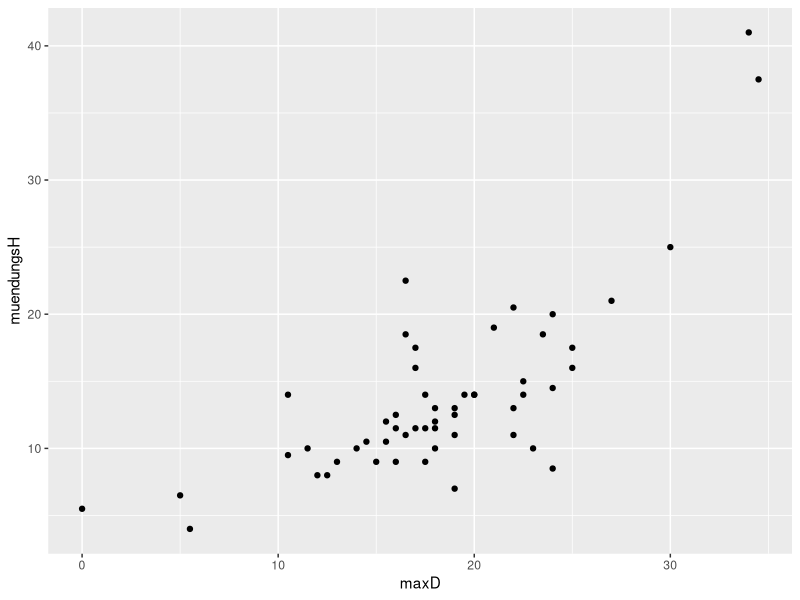
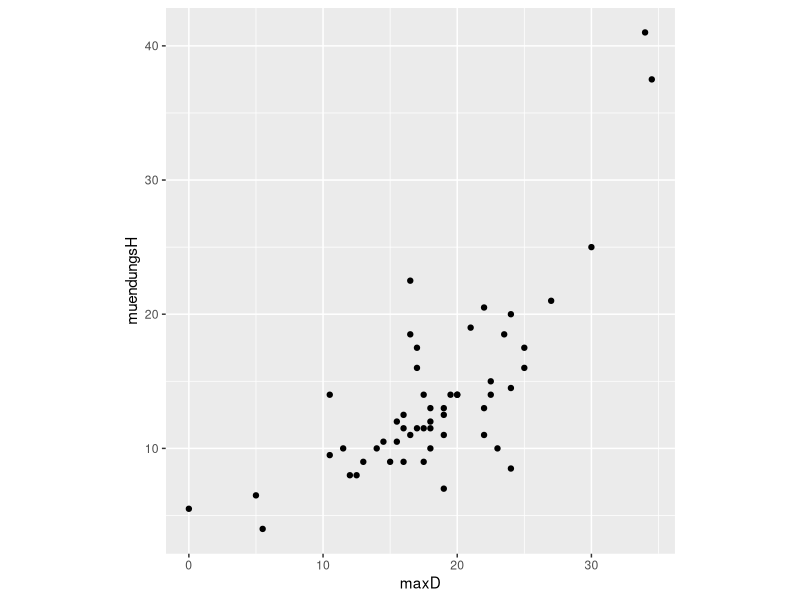
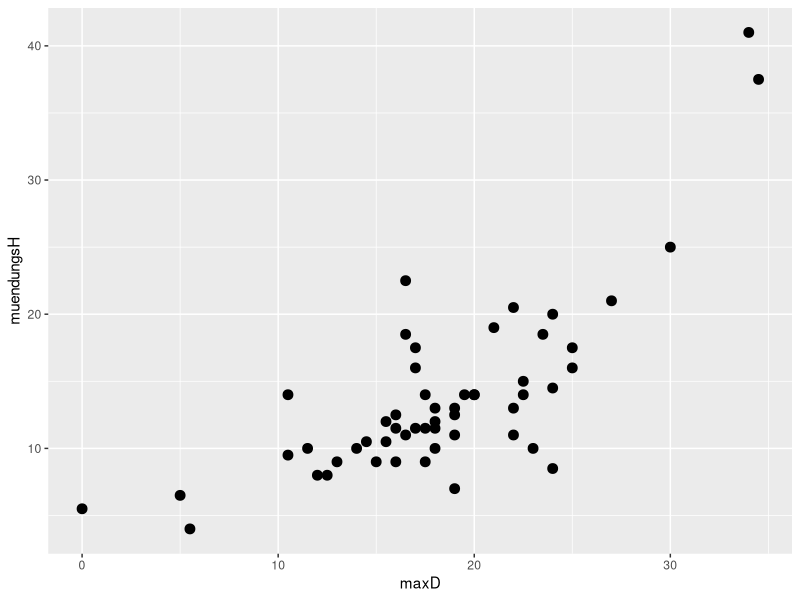
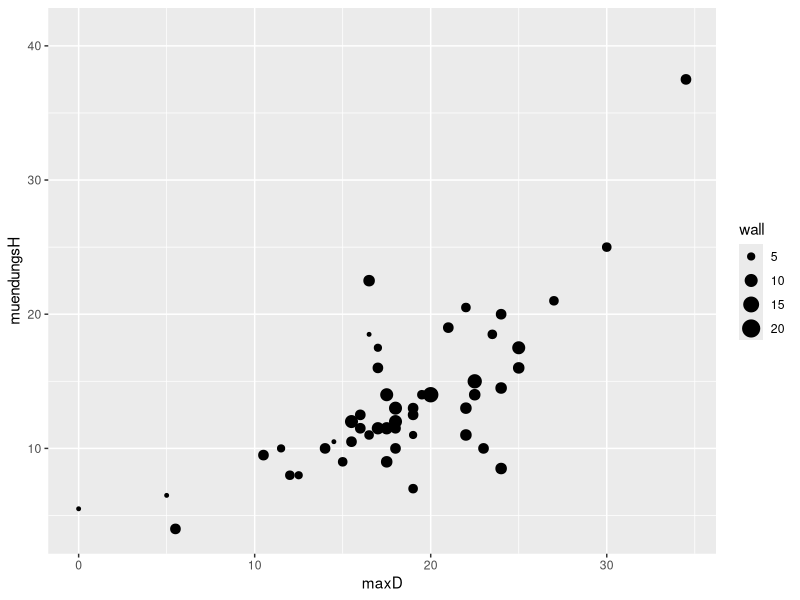
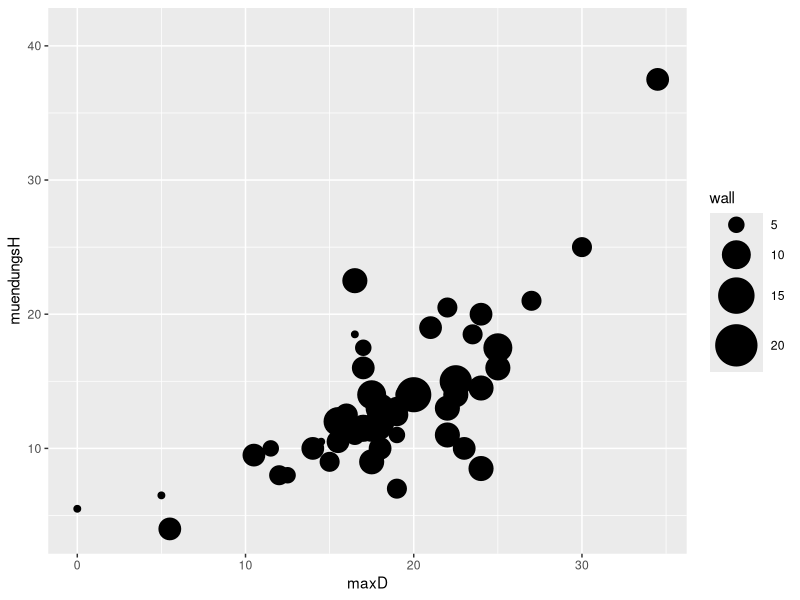
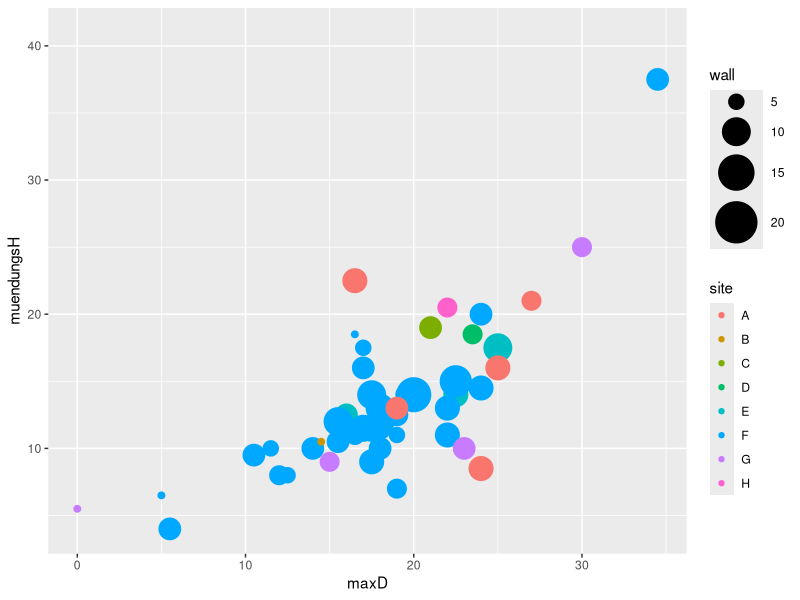
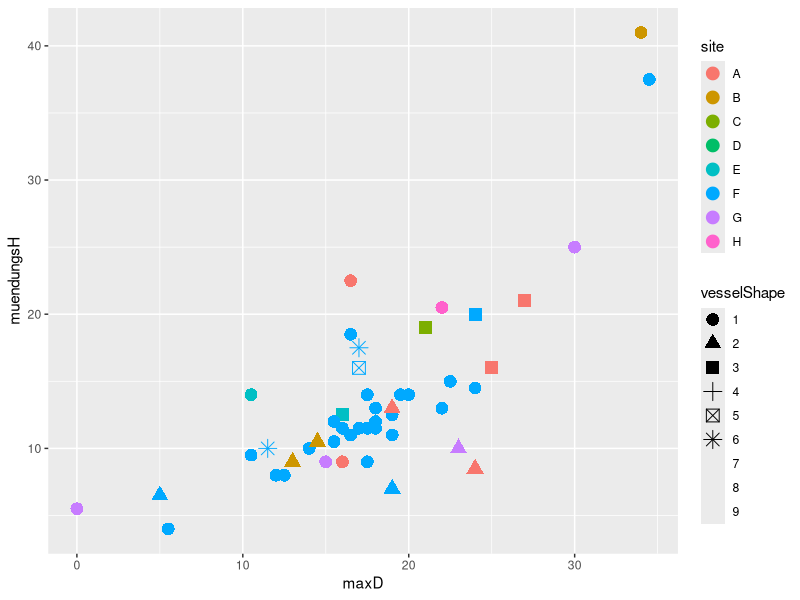
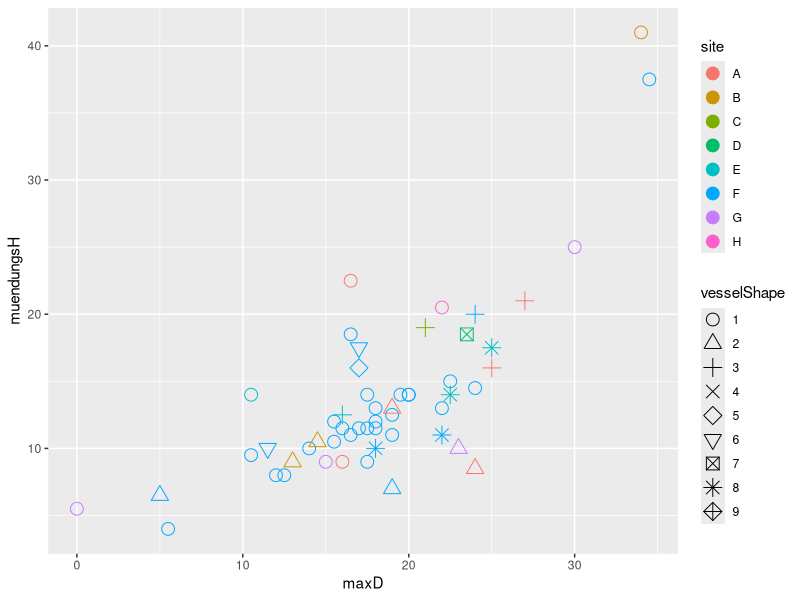

Here is the R script that generated these plots, in order:
## ---- chunk 1
library(ggplot2)
## ---- chunk 2
df <- read.csv("../data/AtlantPottery.csv", sep = ',')
## ---- chunk 3
as.factor(df$size) -> df$size
as.factor(df$vesselShape) -> df$vesselShape
df$feature_simple <- as.factor(ifelse(df$feature != "surface", "excavation", "surface"))
## ---- chunk 4
ggplot(df, aes(x = maxD, y = muendungsH)) + 
  geom_point()
## ---- chunk 5
ggplot(df, aes(x = maxD, y = muendungsH)) + 
  geom_point() + 
  coord_equal()
## ---- chunk 6
ggplot(df, aes(x = maxD, y = muendungsH)) + 
  geom_point(size = 3)
## ---- chunk 7
ggplot(df, aes(x = maxD, y = muendungsH, size = wall)) + 
  geom_point()
## ---- chunk 8
ggplot(df, aes(x = maxD, y = muendungsH, size = wall)) + 
  geom_point() +
  scale_size_continuous(range = c(2,15))
## ---- chunk 9
ggplot(df, aes(x = maxD, y = muendungsH, size = wall, color = site)) + 
  geom_point() +
  scale_size_continuous(range = c(2,15))
## ---- chunk 10
ggplot(df, aes(x = maxD, y = muendungsH, color = site, shape = vesselShape)) + 
  geom_point(size = 4)
## ---- chunk 11
ggplot(df, aes(x = maxD, y = muendungsH, color = site, shape = vesselShape)) + 
  geom_point(size = 4) +
  scale_shape_manual(values = 1:(1+length(unique(df$vesselShape))))
## ---- chunk 12
ggplot(df, aes(x = maxD, y = muendungsH, color = site, shape = vesselShape)) + 
  geom_point(size = 4) +
  scale_shape_manual(values = 1:(1+length(unique(df$vesselShape)))) + 
  facet_wrap(~ feature_simple)
## ---- chunk 13
ggplot(df, aes(x = maxD, y = muendungsH, color = site, shape = vesselShape)) + 
  geom_point(size = 4) + 
  scale_shape_manual(values = 1:(1+length(unique(df$vesselShape)))) + 
  facet_wrap(~ feature_simple) + 
  theme(legend.direction ="horizontal",legend.position = "bottom")
